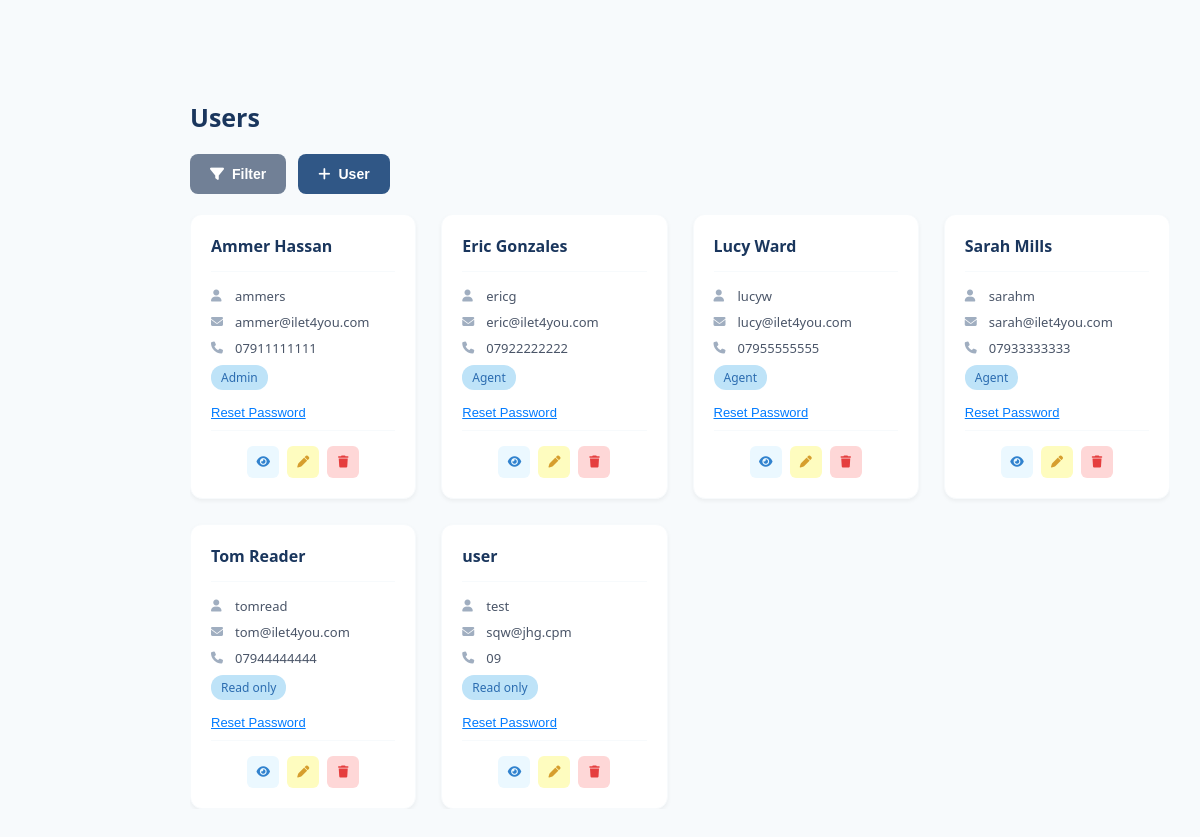
/users.php (signed in), run on the app's committed database.
### tables this page shows
CREATE TABLE users (
    user_id INTEGER PRIMARY KEY AUTOINCREMENT,
    username TEXT NOT NULL,
    name TEXT NOT NULL,
    phone TEXT NOT NULL,
    email TEXT NOT NULL,
    password TEXT NOT NULL,
    password_reset_date TEXT NOT NULL,
    id_number TEXT NOT NULL,
    id_expiry_date TEXT NOT NULL,
    role TEXT NOT NULL CHECK (role IN ('admin','agent','read_only')),
    archived INTEGER NOT NULL CHECK (archived IN (0,1)),
    date_archived TEXT
);

### users.php (the view, shortened to what this page needs)
<?php
$dbPath = __DIR__ . '/database.db';
try {
    $pdo = new PDO('sqlite:' . $dbPath);
    $pdo->setAttribute(PDO::ATTR_ERRMODE, PDO::ERRMODE_EXCEPTION);
} catch (PDOException $e) {
    die('DB connection failed: ' . $e->getMessage());
}
$stmt = $pdo->query("
    SELECT
        user_id,
        username,
        name,
        email,
        phone,
        role
    FROM users
    WHERE archived = 0
    ORDER BY name
");
$users = $stmt->fetchAll(PDO::FETCH_ASSOC);
?>
<!DOCTYPE html>
<html lang="en">
<head>
    <link rel="stylesheet" href="https://cdnjs.cloudflare.com/ajax/libs/font-awesome/6.5.1/css/all.min.css">
    <link rel="stylesheet" href="style.css">
    <link rel="stylesheet" href="tables.css">
</head>
<body onload="CallNavbar(); loadModals();">
    <main class="main-content">
        <h1 class="page-title">Users</h1>
        <div class="main-container">
            <div class="controls-row">
                <button class="btn-filter-toggle" id="filterToggle" onclick="toggleFilter()">
                    <i class="fa-solid fa-filter"></i> Filter
                </button>
                <button class="btn-add blue" onclick="openAddUserModal()">
                    <i class="fa-solid fa-plus"></i> User
                </button>
            </div>
            <div class="cards-container">
                <div class="cards-grid" id="usersGrid">
<?php foreach ($users as $user):
    $roleDisplay = ucfirst(str_replace('_', ' ', $user['role']));
?>
                    <div class="card" data-name="<?= strtolower($user['name']) ?>" data-role="<?= htmlspecialchars($user['role']) ?>">
                        <div class="card-header">
                            <div class="card-name"><?= htmlspecialchars($user['name']) ?></div>
                        </div>
                        <div class="card-body">
                            <div class="card-detail">
                                <i class="fa-solid fa-user"></i>
                                <span><?= htmlspecialchars($user['username']) ?></span>
                            </div>
                            <div class="card-detail">
                                <i class="fa-solid fa-envelope"></i>
                                <span><?= htmlspecialchars($user['email']) ?></span>
                            </div>
                            <div class="card-detail">
                                <i class="fa-solid fa-phone"></i>
                                <span><?= htmlspecialchars($user['phone']) ?></span>
                            </div>
                            <span class="blue-badge"><?= htmlspecialchars($roleDisplay) ?></span>
                            <form method="POST" style="display:inline;">
                                <button type="submit" class="reset-password-link" style="border:none;background:none;color:#007bff;cursor:pointer;text-decoration:underline;"
                                    onclick="return confirm('Reset password for <?= htmlspecialchars($user['name']) ?>?')">
                                    Reset Password
                                </button>
                            </form>
                        </div>
                        <div class="action-buttons">
                            <button class="action-btn action-btn-view" title="View" onclick="viewUser(this)">
                                <i class="fa-solid fa-eye"></i>
                            </button>
                            <?php if (in_array($_SESSION['role'], ['admin', 'agent'])): ?>
                            <button class="action-btn action-btn-edit" title="Edit" onclick="editUser(this)">
                                <i class="fa-solid fa-pen"></i>
                            </button>
                            <?php endif; ?>
                            <?php if ($_SESSION['role'] === 'admin'): ?>
                            <form method="POST" style="display:inline;">
                                <button type="submit" class="action-btn action-btn-delete" title="Archive"
                                    onclick="return confirm('Archive this user?\n<?= htmlspecialchars($user['name']) ?>')">
                                    <i class="fa-solid fa-trash"></i>
                                </button>
                            </form>
                            <?php endif; ?>
                        </div>
                    </div>
<?php endforeach; ?>
                </div>
            </div>
        </div>
    </main>
</body>
</html>

### style.css (style rules this page uses)
body { font-family: 'Segoe UI', Tahoma, Geneva, Verdana, sans-serif; background: #f7fafc; color: #2d3748; min-height: 100vh; }
* { margin: 0; padding: 0; box-sizing: border-box; cursor: default; }
.main-content { margin-top: 70px; margin-left: 160px; padding: 30px; min-height: calc(100vh - 70px); max-width: calc(100vw - 160px); overflow-x: hidden; }
.page-title { font-size: 25px; font-weight: 700; color: #1a365d; margin-bottom: 20px; }

### tables.css (style rules this page uses)
.main-container { width: 100%; max-width: 100%; margin: 0 auto; }
.controls-row { display: flex; align-items: center; gap: 12px; margin-bottom: 20px; flex-wrap: wrap; }
.btn-filter-toggle { background: #718096; color: #ffffff; border: none; padding: 12px 20px; border-radius: 8px; font-size: 14px; font-weight: 600; cursor: pointer; transition: all 0.3s ease; display: flex; align-items: center; gap: 8px; white-space: nowrap; }
.btn-add { padding: 12px 20px; border-radius: 8px; font-size: 14px; font-weight: 600; cursor: pointer; transition: all 0.3s ease; display: flex; align-items: center; gap: 8px; border: none; white-space: nowrap; }
.btn-add.blue { background: #305786; color: #ffffff; }
.action-buttons { display: flex; gap: 8px; justify-content: center; }
.action-btn { width: 32px; height: 32px; border: none; border-radius: 6px; cursor: pointer; display: flex; align-items: center; justify-content: center; transition: all 0.2s ease; font-size: 12px; position: relative; z-index: 1; }
.action-btn-view { background: #ebf8ff; color: #3182ce; }
.action-btn-edit { background: #fefcbf; color: #d69e2e; }
.action-btn-delete { background: #fed7d7; color: #e53e3e; }
@media (max-width: 1200px) { .controls-row { flex-wrap: wrap; } }
.cards-container { overflow: hidden; padding: 0px; }
.cards-grid { display: grid; grid-template-columns: repeat(4, 1fr); gap: 25px; }
.card { background: #ffffff; border-radius: 12px; box-shadow: 0 2px 4px rgba(0, 0, 0, 0.05); padding: 20px; transition: all 0.2s ease; border: 1px solid #f7fafc; height: 100%; display: flex; flex-direction: column; }
.card-header { margin-bottom: 15px; border-bottom: 1px solid #f7fafc; padding-bottom: 12px; }
.card-name { font-size: 16px; font-weight: 600; color: #1a365d; margin-bottom: 2px; }
.card-body { flex: 1; margin-bottom: auto; }
.card-detail { display: flex; align-items: center; gap: 8px; font-size: 13px; color: #4a5568; margin-bottom: 8px; }
.card-detail i { color: #a0aec0; width: 16px; font-size: 12px; }
.blue-badge { background: #bee3f8; color: #2b6cb0; padding: 4px 10px; border-radius: 12px; font-size: 12px; font-weight: 500; margin-bottom: 15px; display: inline-block; }
.card .action-buttons { margin-top: auto; padding-top: 15px; border-top: 1px solid #f7fafc; }
.reset-password-link { color: #3182ce; font-size: 13px; text-decoration: underline; cursor: pointer; display: block; text-align: center; margin-bottom: 10px; transition: color 0.2s ease; }

### data on the page
users: name "Ammer Hassan", username "ammers", email "ammer@ilet4you.com", phone "07911111111", role "Admin"
users: name "Eric Gonzales", username "ericg", email "eric@ilet4you.com", phone "07922222222", role "Agent"
users: name "Lucy Ward", username "lucyw", email "lucy@ilet4you.com", phone "07955555555", role "Agent"
users: name "Sarah Mills", username "sarahm", email "sarah@ilet4you.com", phone "07933333333", role "Agent"
users: name "Tom Reader", username "tomread", email "tom@ilet4you.com", phone "07944444444", role "Read only"
users: name "user", username "test", email "sqw@jhg.cpm", phone "09", role "Read only"
